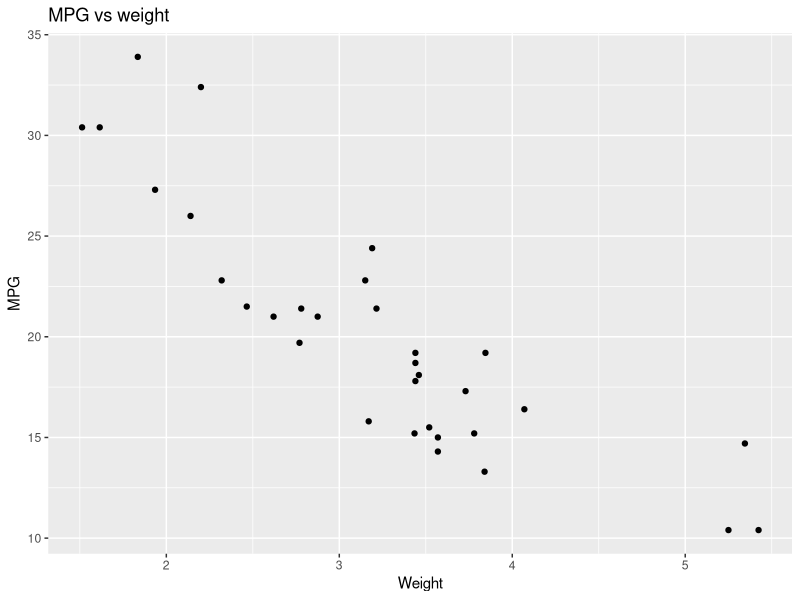
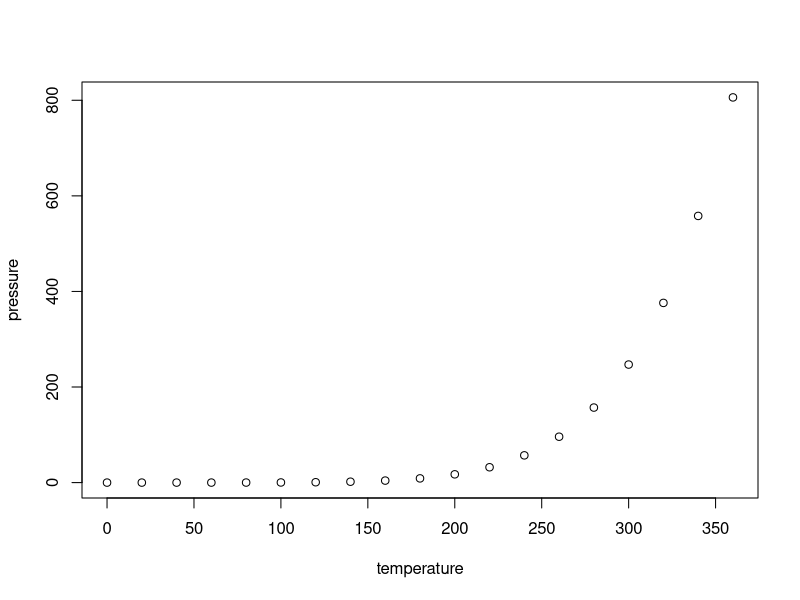

Write the R code that produced these figures, in order.
## ---- chunk 1
knitr::opts_chunk$set(echo = FALSE)
## ---- chunk 2
head(mtcars)
## ---- chunk 3
library(ggplot2)
p <- ggplot(mtcars, aes(x=wt, y=mpg))+geom_point()+
  labs(x="Weight", y= "MPG", title="MPG vs weight")
p
## ---- chunk 4
summary(cars)
## ---- chunk 5
plot(pressure)
